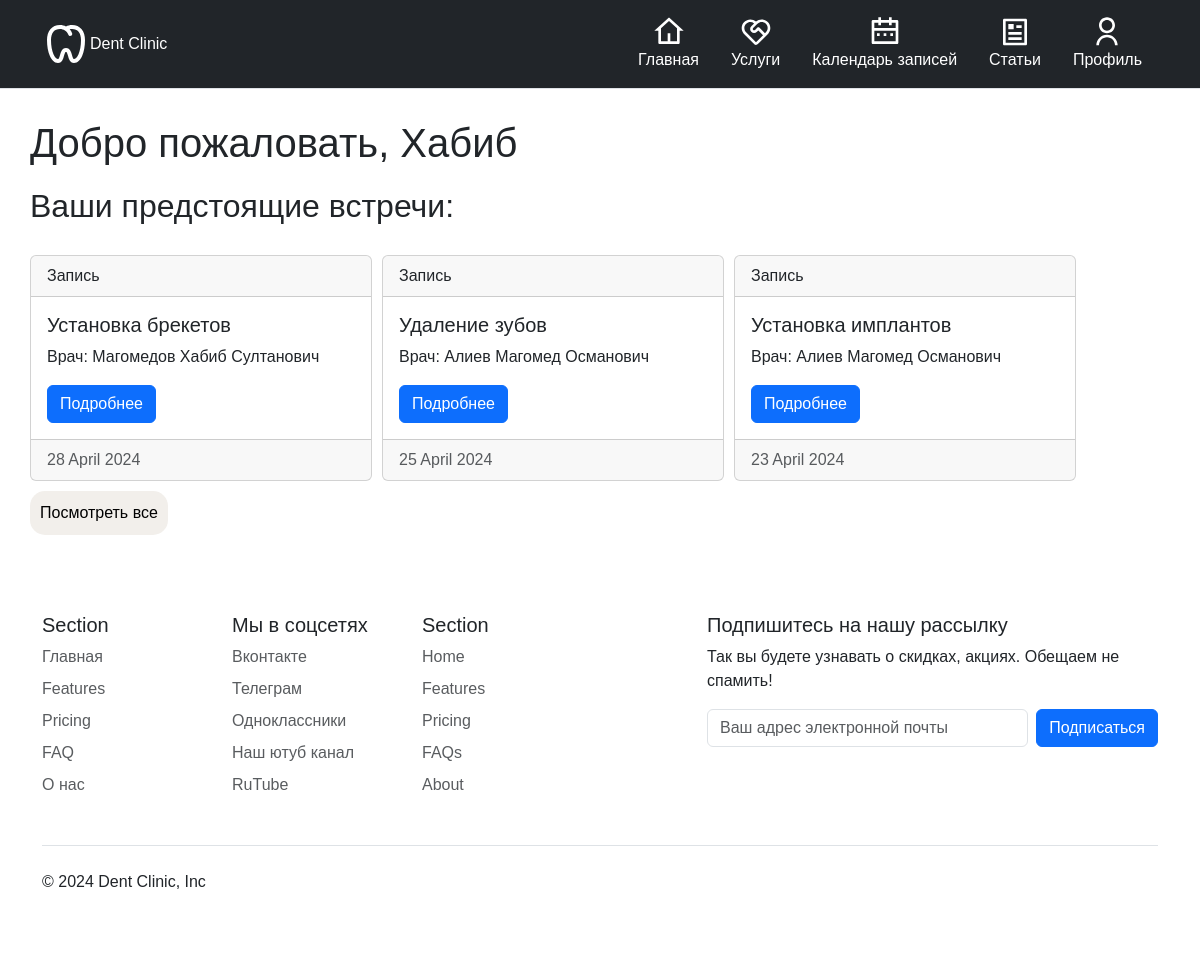
The page /clinic/ (signed in) on the database as committed earlier.
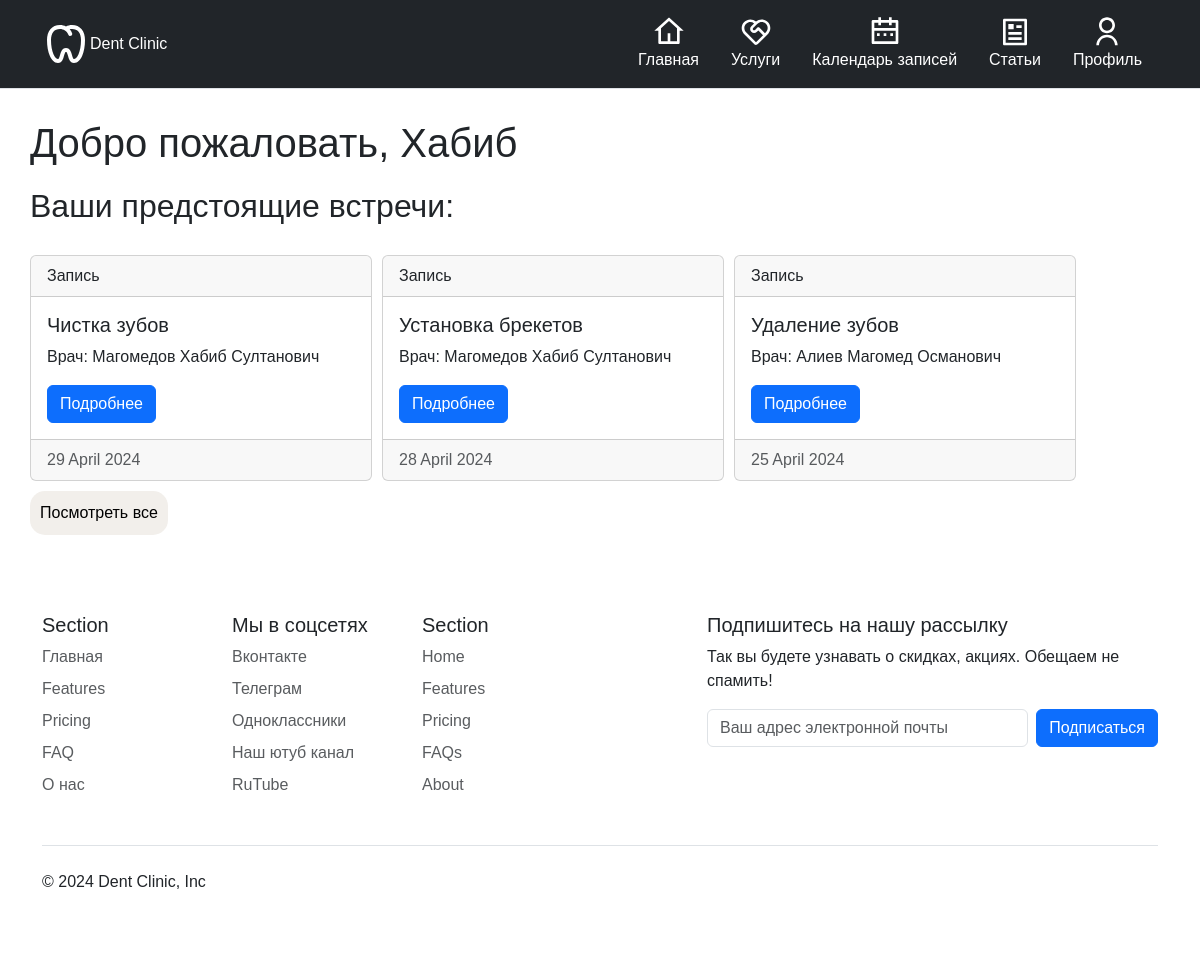
The same page on the database as committed later.
### clinic/models.py (models this page shows, shortened)
class Appointment(models.Model):
    class Meta:
        verbose_name = "Запись"
        verbose_name_plural = "Записи"
        ordering = ["-date"]
        indexes = [models.Index(fields=["-date"])]
    patient = models.ForeignKey(User, on_delete=models.CASCADE,
                                related_name="patient_appointments")
    doctor = models.ForeignKey(Doctor, on_delete=models.CASCADE,
                               related_name="doctor_appointments")
    date = models.DateTimeField()
    target = models.ForeignKey(Service, on_delete=models.CASCADE,
                               related_name="service_appointments",
                               null=True)
    @property
    def time_before_appoinment(self):
        dif = timezone.now() - self.date
        if dif.days == 0:
            return f"Сегодня в {self.date.strftime('%H:%M')}"
        if dif.days == 1:
            return f"Завтра в {self.date.strftime('%H:%M')}"
        if dif.days < 0:
            return f"Приём завершён {self.date.strftime('%d %B %Y')}"
        return f'{self.date.strftime("%d %B %Y")}'

class Service(models.Model):
    class Meta:
        verbose_name = "Услуга"
        verbose_name_plural = "Услуги"
    name = models.CharField(max_length=200)
    slug = models.SlugField(max_length=300)
    description = models.TextField()
    price = models.DecimalField(max_digits=8, decimal_places=2)
    def __str__(self):
        return self.name

class Doctor(models.Model):
    class Meta:
        verbose_name = "Врач"
        verbose_name_plural = "Врачи"
    first_name = models.CharField(max_length=50)
    last_name = models.CharField(max_length=50)
    patronymic = models.CharField(max_length=50)
    date_of_birth = models.DateField()
    email = models.EmailField()
    phone = models.CharField(max_length=20)
    class Specialization(models.TextChoices):
        WITHOUT_SPEC = "WS", "Нет"
        FIRST_SPEC = "FS", "Первая"
        SECOND_SPEC = "SS", "Вторая"
        HIGHER_SPEC = "HS", "Высшая"
    specialization = models.CharField(max_length=100)
    category = models.CharField(max_length=2, choices=Specialization.choices,
                                default=Specialization.WITHOUT_SPEC)
    works_since = models.DateField(null=True)
    bio = models.TextField()
    @property
    def full_name(self):
        return f"{self.last_name} {self.first_name} {self.patronymic}"
    def __str__(self):
        return self.full_name

### clinic/views.py (the view)
# urls.py: path("", views.index_page, name="index"),
def index_page(request):
    user = request.user
    appointments = Appointment.objects.filter(patient=user.id)
    return render(request, "index.html",
                  {"user": user,
                   "appointments": appointments})

### clinic/templates/index.html (shortened to what this page needs)
{% extends "base.html" %}
{% load static %}
{% block styles %}
<link rel="stylesheet" href="{% static 'css/index.css' %}">
{% endblock %}
{% block content %}
<div class="content">
    {% if user.is_authenticated %}
    <h1>Добро пожаловать, {{ user.first_name }}</h1>
    {% else %}
    <h1>Главная страница</h1>
    {% endif %}
    <h2 style="margin-top: 20px; margin-bottom: 20px;">Ваши предстоящие встречи:</h2>
    <div class="swiper-container">
        {% for appoint in appointments|slice:":3" %}
        <div class="card">
            <div class="card-header">
                Запись
            </div>
            <div class="card-body">
                <h5 class="card-title">{{ appoint.target }}</h5>
                <p class="card-text">Врач: {{ appoint.doctor }}</p>
                <a href="#" class="btn btn-primary">Подробнее</a>
            </div>
            <div class="card-footer text-body-secondary">
                {{ appoint.time_before_appoinment }}
            </div>
        </div>
        {% endfor %}
    </div>
    {% if appointments|length > 3 %}
    <a href="{% url 'clinic:appointments' %}"><input type="button" value="Посмотреть все" class="show_all_btn"></a>
    {% endif %}
</div>
{% endblock %}

Rows that differ between the two databases and show on the page:
no longer on this page (row unchanged): Appointment: target "Установка имплантов", doctor "Алиев Магомед Османович", time_before_appoinment "23 April 2024"
added Appointment: target "Чистка зубов", doctor "Магомедов Хабиб Султанович", time_before_appoinment "29 April 2024"
